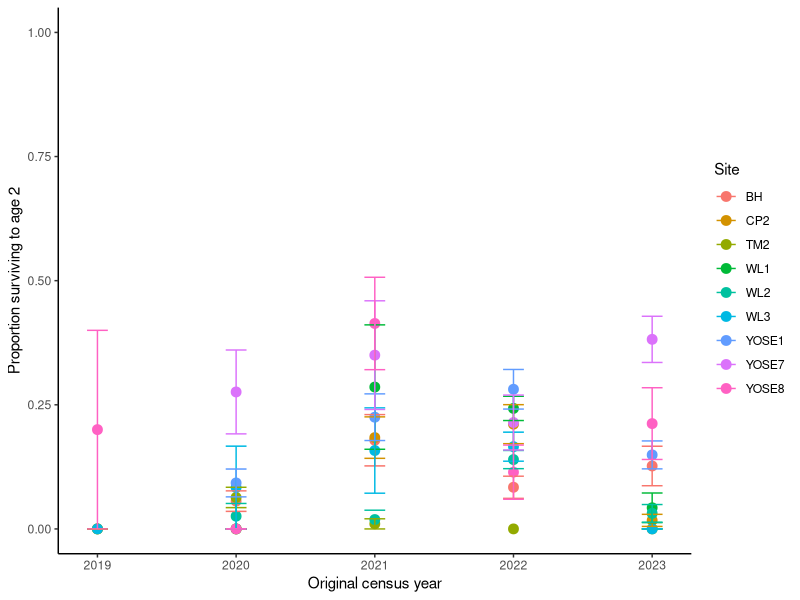
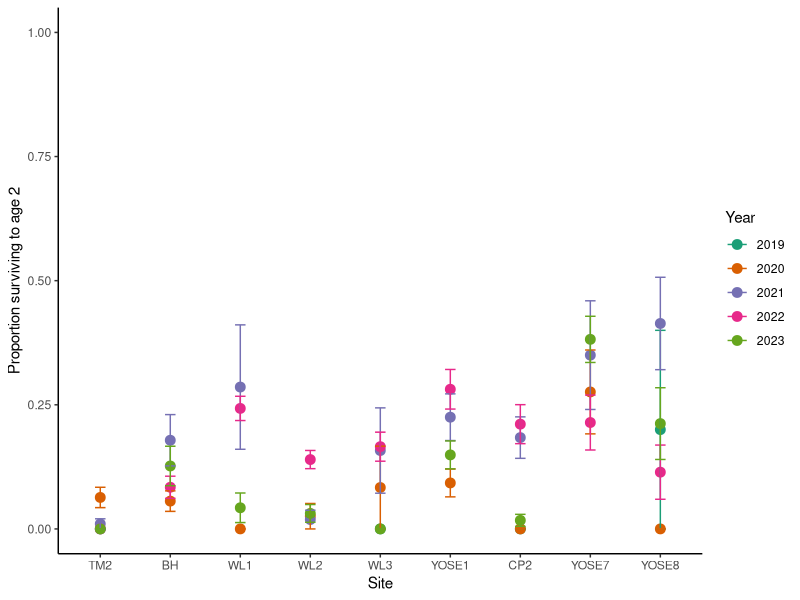
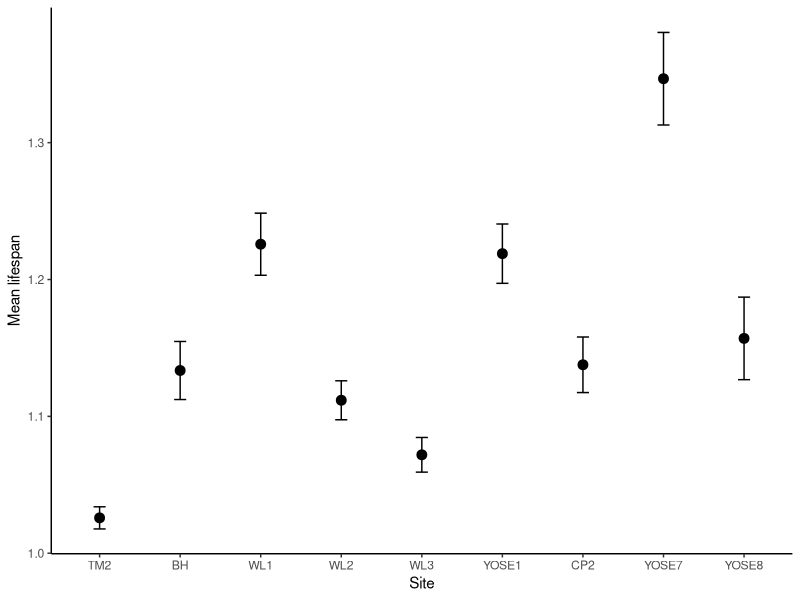
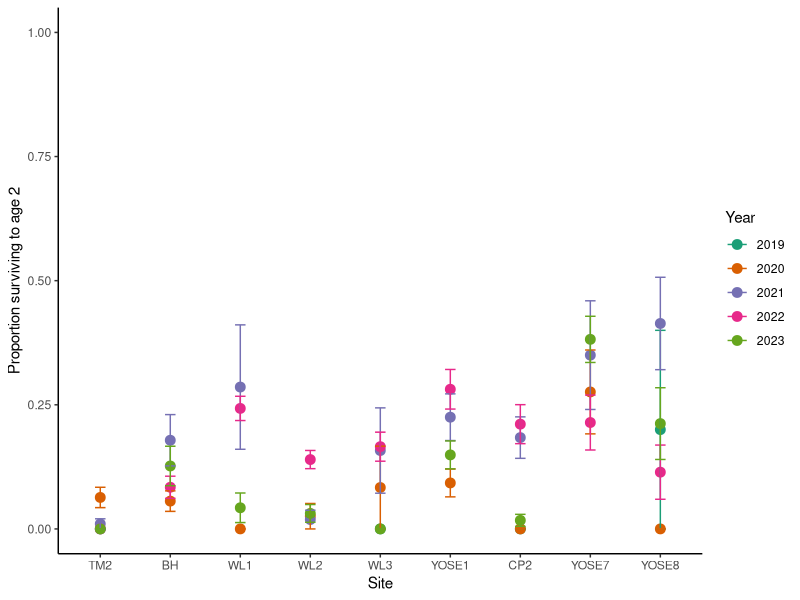
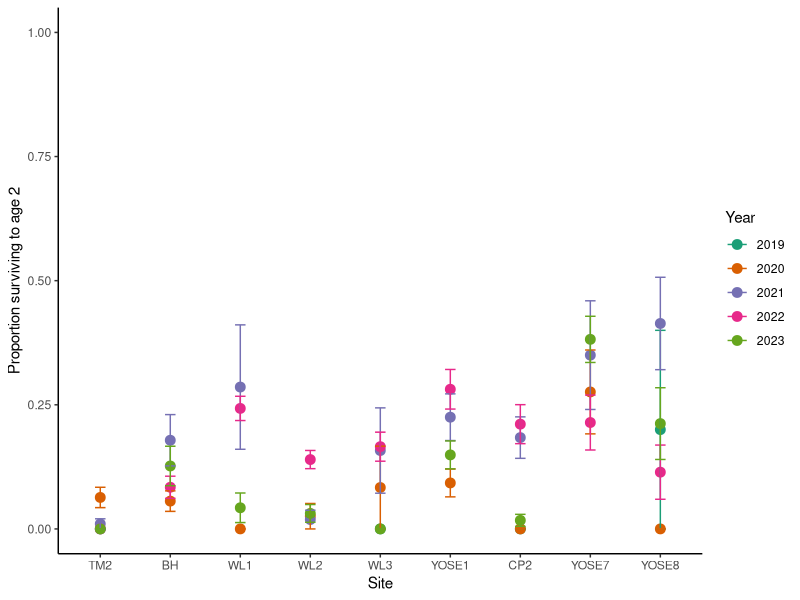

Here is the R script that generated these plots, in order:
## ---- chunk 1
knitr::opts_chunk$set(echo = TRUE)
## ---- chunk 2
library(dplyr)
library(tidyverse)
library(ggplot2)
library(lubridate)
## ---- chunk 3
sem <- function(x, na.rm=FALSE) {           #for calculating standard error
  sd(x,na.rm=na.rm)/sqrt(length(na.omit(x)))
} 
## ---- chunk 4
alldat = read_csv("../input/Cleaned/AllSites_cleaned.csv")
summary(alldat)
## ---- chunk 5
all_survival <- alldat %>%
  mutate(plant_id = paste(Site, Transect_plot, Quad, original_census_year, Band_color, Band_num, sep = "_"), #need to update plant_id with original census year
         alive = as.integer(!is.na(Phenology) & Phenology != "X")) %>%
  arrange(plant_id, Census_year) %>%
  group_by(plant_id) %>%
mutate(age = row_number(),
       next_year = Census_year + 1,
       alive_next_year = lead(alive),
         survived_to_next = as.integer(next_year == Census_year + 1 & alive == 1 & alive_next_year == 1)) %>%
  ungroup()
## ---- chunk 6
check_survival <- all_survival %>%
  arrange(plant_id, Census_year) %>%
  group_by(plant_id) %>%
  mutate(Pheno_next = lead(Phenology)) %>%
  ungroup() %>%
  filter(is.na(Phenology), !is.na(Pheno_next), Pheno_next != "X")

#WL2_201C_0_2022_orange_87 was not relocated in one year but came back in the following year. It also has 2 rows in 2022 where one row says Nonexistent and the other row has data. But the coordinates of the plant location are the same in addition to the band color and number
#BH_2_3.5_2020_red_38 has 2 entries in 2020 where one has pheno NA and the other has pheno V, censused on the same day but entered 2 days apart
#BH_DP_NA_2020_red_14 also has 2 entries in 2020 where one has pheno NA and the other has pheno P
#YOSE8_2_2.5_2021_red_46 was first censused in 2021 but in 2022, the coordinates were updated so there are 2 rows for the plant in 2022 (one with the original coordinates and one with the updated coordinates)

all_survival %>%
    filter(plant_id %in% c("WL2_201C_0_2022_orange_87", "BH_2_3.5_2020_red_38", "BH_DP_NA_2020_red_14", "YOSE8_2_2.5_2021_red_46")) %>%
    View()

#Remove the empty duplicate rows for the 3 BH and YOSE8 individuals 
all_survival <- all_survival %>%
  filter(!(plant_id %in% c("BH_2_3.5_2020_red_38", "BH_DP_NA_2020_red_14", "YOSE8_2_2.5_2021_red_46") & is.na(Phenology)))

#check only the WL2_201C is remaining as an issue - YES!
all_survival %>%
  arrange(plant_id, Census_year) %>%
  group_by(plant_id) %>%
  mutate(Pheno_next = lead(Phenology)) %>%
  ungroup() %>%
  filter(is.na(Phenology), !is.na(Pheno_next), Pheno_next != "X") %>%
  View()
## ---- chunk 7
unique(all_survival$Phenology)

all_survival %>%
  filter(Phenology %in% c("*", "A", "XX", "S", NA)) %>%
  View()
#Note for row with * = *found plant in this spot that looks like a perennial, the BB is lost, we tagged it #58 and took data
#Note for row with A = not found, disturbed by small mammals/gophers
#Notes for rows with NA = rattlesnake on this transcet not surveying, band missing/missing band, not found, missing, plant and band not found, Plant and tag NRL, No data taken, 
#No note for XX, I think this should just be X
#Protocol says S should only be for TM2, but this individual with S was measured at YOSE1


## ---- chunk 8
table(all_survival$Site, all_survival$original_census_year)
table(all_survival$Band_color)

#add max census year for each site?
max_year = max(all_survival$Census_year) #Currently all sites have the same max census year, but in future will need to adapt this (WL2 has 2025 and will have 2026 data)

#remove plants that first appeared in 2024 (or latest census year) and were not observed beyond age 1
#Jenny notes - I don't think we want to remove plants not observed beyond age 1?  Left it in for now, but probably want to remove that
prep_survival_by_year <- all_survival %>%
  group_by(Site, plant_id, original_census_year) %>%
  summarise(max_age = max(age),
            survived_to_age2 = as.integer(any(age == 2 & alive == 1)),
            .groups = "drop") %>%
  filter(!(original_census_year == max_year & max_age == 1)) %>%
  ungroup()

dim(prep_survival_by_year) 
dim(all_survival)

#summarize by year
survival_by_year <- prep_survival_by_year %>%
  group_by(Site, original_census_year) %>%
  summarize(survival = mean(survived_to_age2),
            survival_se = sem(survived_to_age2),
            n=n(),
            .groups = "drop") 

#order by elevation
survival_by_year$siteorder <- factor(survival_by_year$Site, levels = c("TM2", "BH", "WL1", "WL2", "WL3", "YOSE1", "CP2", "YOSE7", "YOSE8"))

## ---- chunk 9
#plot survival differences across years and sites
survival_by_year_tograph = survival_by_year %>%
  filter(!(original_census_year == 2024)) #for sites except WL2, 2024 is the last year

ggplot(survival_by_year_tograph, aes(x=original_census_year, y= survival, group = Site, color = Site)) +
  geom_point(size = 3) +
  geom_errorbar(aes(ymin=survival - survival_se,
                    ymax = survival + survival_se),
                width = 0.15) +
  scale_y_continuous(limits = c(0, 1)) +
  labs(
    x = "Original census year",
    y = "Proportion surviving to age 2"
  ) +
  theme_classic() 

#with site on X

ggplot(survival_by_year_tograph, aes(x=siteorder, y= survival, group = as.factor(original_census_year), color = as.factor(original_census_year))) +
  geom_point(size = 3) +
  geom_errorbar(aes(ymin=survival - survival_se,
                    ymax = survival + survival_se),
                width = 0.15) +
  scale_y_continuous(limits = c(0, 1)) +
  labs(
    x = "Site",
    y = "Proportion surviving to age 2",
    color = "Original census year"
  ) +
  scale_color_brewer(palette = "Dark2") +
  theme_classic() + labs(color = "Year") #+ ylim(0,0.75)

ggsave("../plots/Year2Survival_bysiteandyear.jpg", width = 10, height = 6, dpi = 300)
ggsave("../plots/Year2Survival_bysiteandyear.pdf", width = 10, height = 6, dpi = 300)
## ---- chunk 10
#filter to live plants and get max age
all_lifespan <- all_survival %>%
                filter(alive == 1) %>%
                filter(original_census_year < 2024) %>%
              #for sites except WL2, 2024 is the last year, so we don't know if this is their lifespan or not? Might need to filter earlier
                group_by(plant_id, Site, Transect_plot, Quad) %>% #took out census year, since that makes duplicate plants.  Prob can't look at lifespan through time
                summarize(lifespan = max(age, na.rm=T))
  
  
all_meanlifespan <- all_lifespan %>%
                 group_by(Site) %>%
                 summarize(mean_lifespan = mean(lifespan),
                 lifespan_se = sem(lifespan),
                n=n(),
                .groups = "drop")  
   

#order by elevation
all_meanlifespan$siteorder <- factor(all_meanlifespan$Site, levels = c("TM2", "BH", "WL1", "WL2", "WL3", "YOSE1", "CP2", "YOSE7", "YOSE8"))


ggplot(all_meanlifespan, aes(x=siteorder, y= mean_lifespan)) +
  geom_point(size = 3) +
  geom_errorbar(aes(ymin=mean_lifespan - lifespan_se,
                    ymax = mean_lifespan + lifespan_se),
                width = 0.15) +
  #scale_y_continuous(limits = c(0, 1)) +
  labs(
    x = "Site",
    y = "Mean lifespan"
  ) +
 # scale_color_brewer(palette = "Dark2") +
  theme_classic() + labs(color = "Year") #+ ylim(0,0.75)

#ggsave("../plots/lifespan_bysiteandyear.jpg", width = 10, height = 6, dpi = 300)
#ggsave("../plots/lifespan_bysiteandyear.pdf", width = 10, height = 6, dpi = 300)

#could make this a box and whisker?
